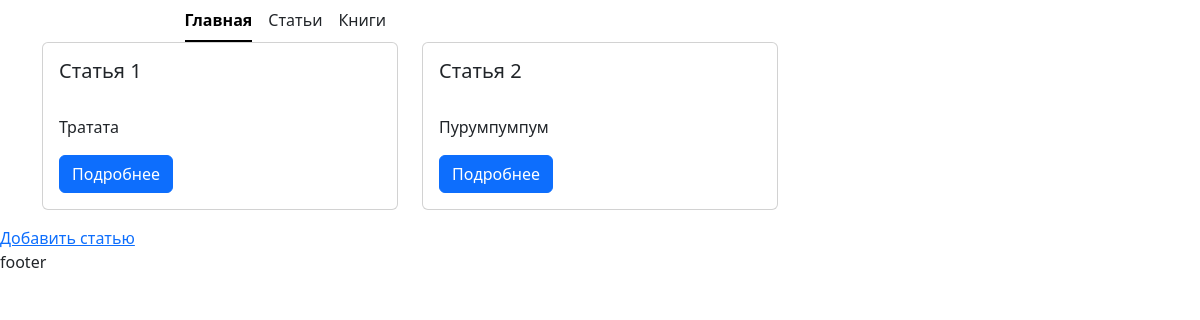
/articles/, run on an earlier commit of the app's database.
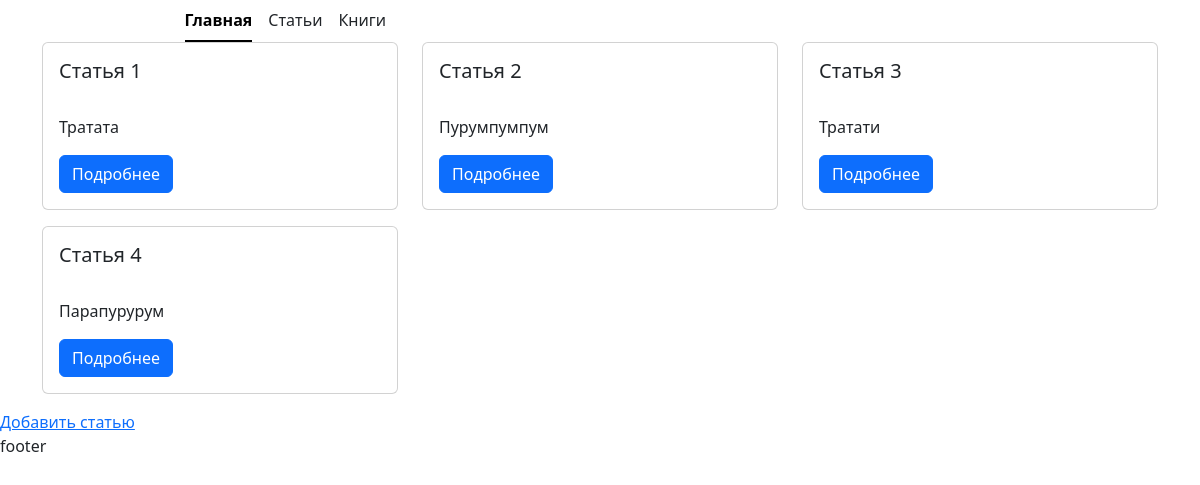
And on a later commit of the database.
### classviewshome/models.py (models this page shows, shortened)
class Article(models.Model):
    title = models.CharField(max_length=100, verbose_name="Заголовок")
    text = models.TextField(verbose_name="Текст")

### classviewshome/views.py (the view)
# urls.py: path('articles/', ArticleListView.as_view(), name='article_list'),
class ArticleListView(ListView):
    model = Article  #  articles = Article.objects.all()

### classviewshome/templates/classviewshome/article_list.html (shortened to what this page needs)
{% extends "base.html" %}
{% block content %}
<div class="container">
    <div class="row">
        {% for article in article_list %}
          <div class="col-12 md-6 col-xl-4 col-xxl-3 mb-2 mb-md-3">
            <div class="card">
              <div class="card-body">
                <h5 class="card-title">{{ article.title }}</h5>
                <p class="card-text">{{ article.text }}</p>
                <a href="{% url 'article_detail' article.pk %}" class="btn btn-primary">Подробнее</a>
              </div>
            </div>
          </div>
        {% endfor %}
        </div>
    </div>
<div><a href="{% url 'create_article' %}">Добавить статью</a></div>
{% endblock content %}

### templates/base.html (shortened to what this page needs)
<!DOCTYPE html>
<html lang="en">
<head>
    <link href="https://cdn.jsdelivr.net/npm/bootstrap@5.3.0/dist/css/bootstrap.min.css" rel="stylesheet">
</head>
<body>
    {% include "header.html" %}
    {% block content %}
    {% endblock content %}
    {% include "footer.html" %}
</body>
</html>

### templates/header.html (shortened to what this page needs)
<header>
    <div class="container">
        <div class="row d-flex justify-content-between">
            <div class="col-1">
            </div>
            <div class="col-6">
                <ul class="nav w-100 nav-underline">
                  <li class="nav-item">
                    <a class="nav-link active" aria-current="page" href="{% url 'home' %}">Главная</a>
                  </li>
                  <li class="nav-item">
                    <a class="nav-link text-dark" href="{% url 'article_list' %}">Статьи</a>
                  </li>
                  <li class="nav-item">
                    <a class="nav-link text-dark" href="{% url 'book_list' %}">Книги</a>
                  </li>
                </ul>
            </div>
            <div class="col-4">
            </div>
        </div>
    </div>
</header>

### templates/footer.html
footer

What changed in the data, as far as the page shows it:
added Article: title "Статья 3", text "Тратати"
added Article: title "Статья 4", text "Парапурурум"
